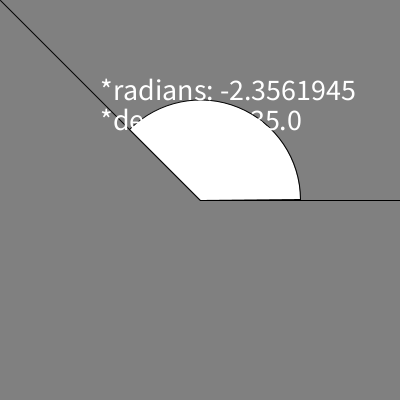
Frame 1 (no input)
Frame 60 (the mouse pressed at the canvas centre just before this capture): identical to frame 1, image omitted
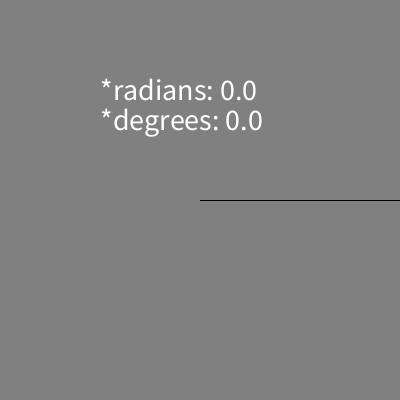
Frame 120 (the mouse held since frame 60 and released just before this capture)

The Processing sketch that drew these frames (run headless with seeded random() and noise(); from frame 60 on, the mouse is pressed at the canvas centre):

// Processing sketch: week05_3b_atan2_dy_dx_text_radians_degrees
// ── week05_3b_atan2_dy_dx_text_radians_degrees.pde
// week05_3b_atan2_dy_dx_text_radians_degrees
// degrees vs. radians 結合 week04_01 和 week05_2
void setup(){
  size(400,400);
}
void draw(){
  background(128);
  line(200,200,400,200);
  line(200,200,mouseX,mouseY);
  float dx = mouseX-200, dy = mouseY-200;
  float a = atan2(dy,dx); // 神奇的三角函式, 可找到 arc 弧的 radians
  // atan2()出來的值, 介於-PI~+PI 中間
  if(a<0) arc(200,200,200,200,a,0,PIE); // 負的~0
  else arc(200,200,200,200,0,a,PIE); // 0~正的
  textSize(30);
  text("*radians: " + a,100,100); // radians 弧度/弳度
  text("*degrees: " + degrees(a),100,130); // degrees 度
}
